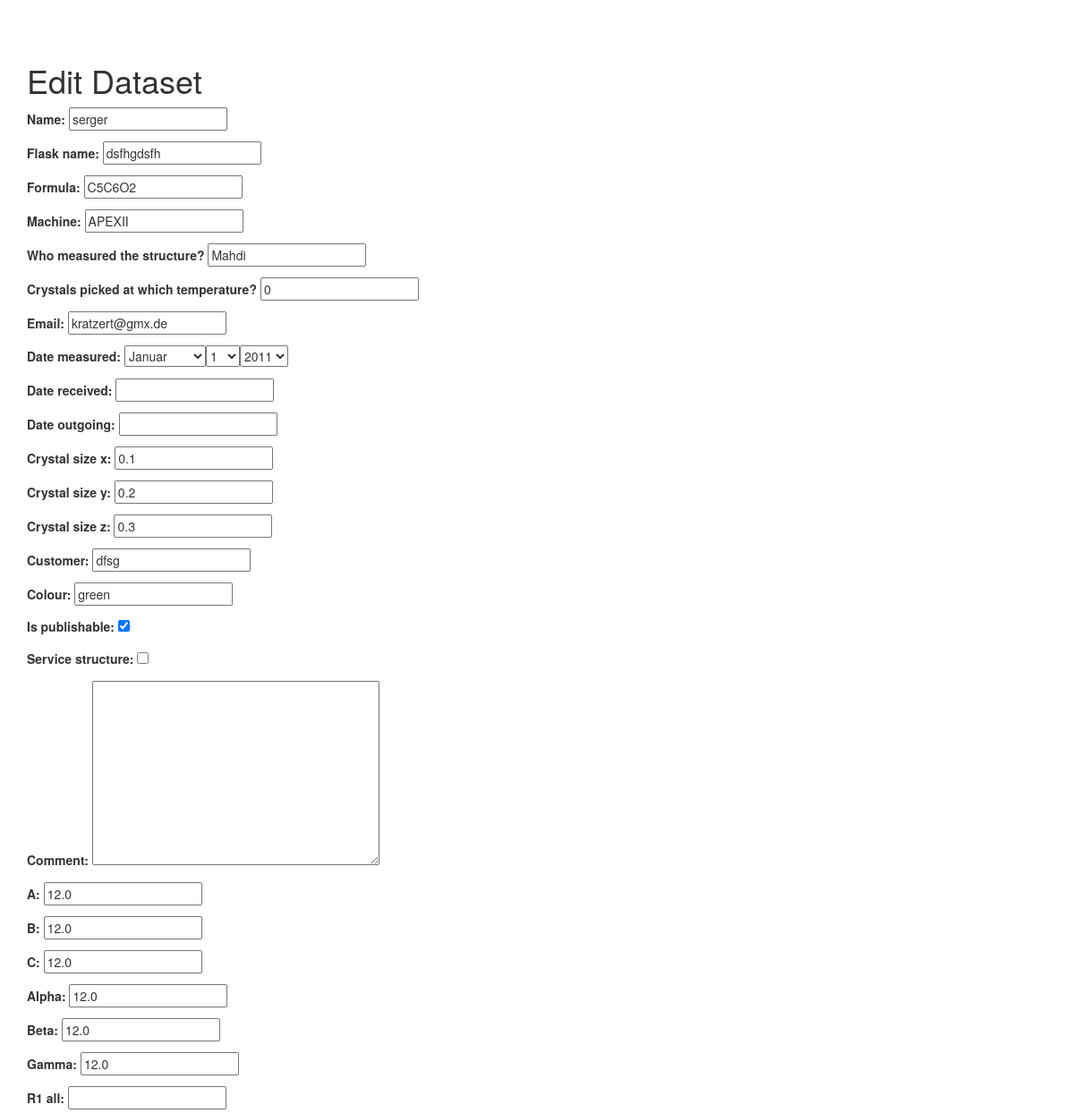
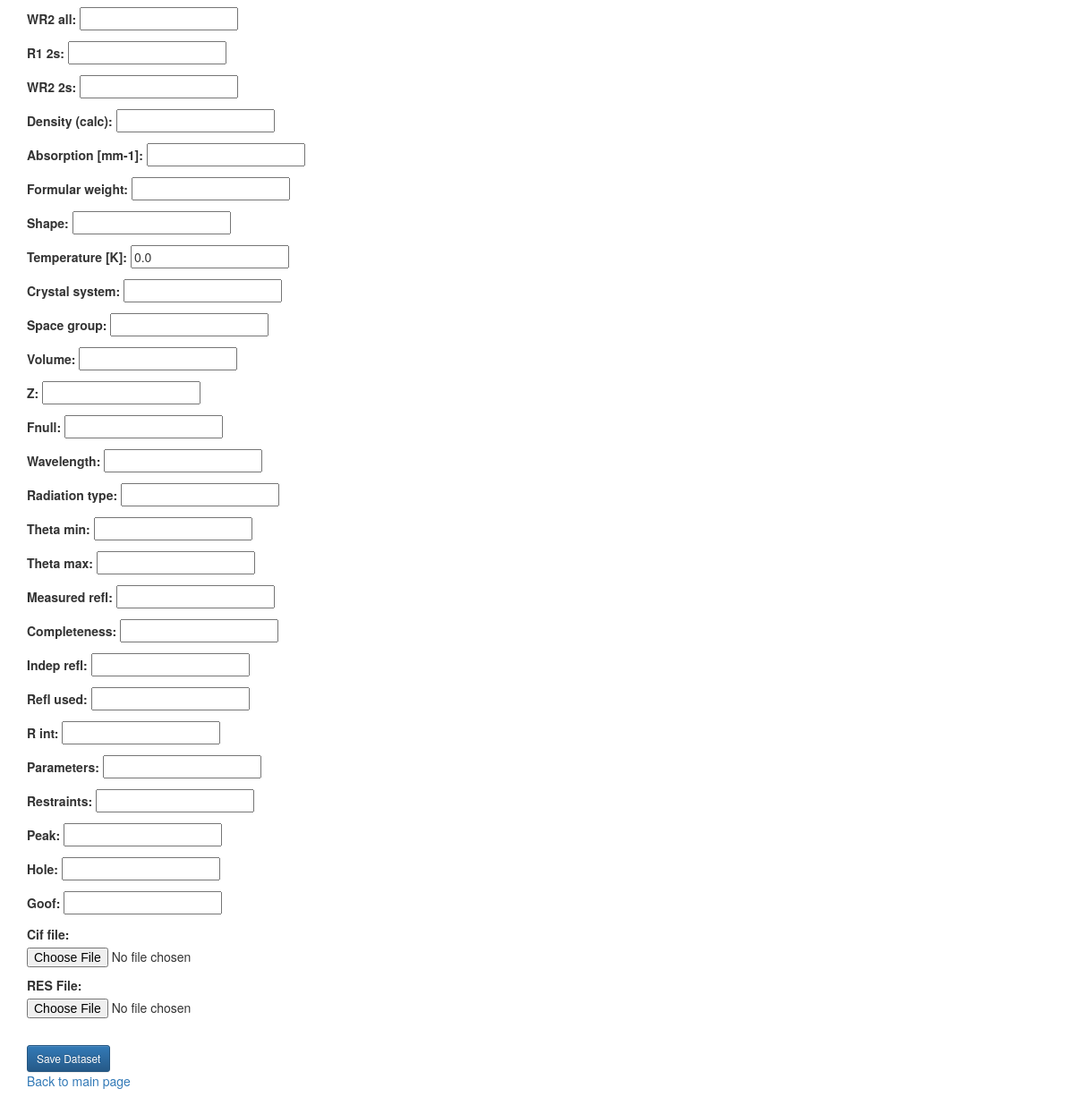
The app's page /stdb/1/edit/ with its own data (2 pictures, top to bottom).
### stdb/models.py (models this page shows, shortened)
class Dataset(models.Model):
    name = models.CharField(max_length=200, unique=True)
    flask_name = models.CharField(max_length=200)
    formula = models.CharField(max_length=200)
    machine = models.CharField(max_length=200)
    operator = models.CharField(max_length=200, verbose_name='Who measured the structure?')
    picked_at = models.IntegerField(verbose_name='Crystals picked at which temperature?', default=0)
    email = models.EmailField(blank=True)
    measure_date = models.DateField(verbose_name='date measured')
    received = models.DateField(verbose_name='date received', blank=True, null=True)
    output = models.DateField(verbose_name='date outgoing', blank=True, null=True)
    crystal_size_x = models.FloatField(max_length=4, default=0, blank=True,
                                       validators = [MinValueValidator(0), MaxValueValidator(500)])
    crystal_size_y = models.FloatField(max_length=4, default=0, blank=True,
                                       validators=[MinValueValidator(0), MaxValueValidator(500)])
    crystal_size_z = models.FloatField(max_length=4, default=0, blank=True,
                                       validators=[MinValueValidator(0), MaxValueValidator(500)])
    customer = models.CharField(max_length=150, blank=True)
    colour = models.CharField(max_length=20, blank=True)
    is_publishable = models.BooleanField(default=False)
    service_structure = models.BooleanField(default=False)
    comment = models.TextField(max_length=2000, blank=True)
    cell_a = models.FloatField(max_length=8, default=0, verbose_name='a', validators = [MinValueValidator(0), MaxValueValidator(500)])
    cell_b = models.FloatField(max_length=8, default=0, verbose_name='b', validators=[MinValueValidator(0), MaxValueValidator(500)])
    cell_c = models.FloatField(max_length=8, default=0, verbose_name='c', validators=[MinValueValidator(0), MaxValueValidator(500)])
    alpha = models.FloatField(max_length=8, default=0, validators = [MinValueValidator(0), MaxValueValidator(180)])
    beta = models.FloatField(max_length=8, default=0, validators = [MinValueValidator(0), MaxValueValidator(180)])
    gamma = models.FloatField(max_length=8, default=0, validators = [MinValueValidator(0), MaxValueValidator(180)])
    R1_all = models.FloatField(max_length=5, validators = [MinValueValidator(0), MaxValueValidator(1)], blank=True, null=True)
    wR2_all = models.FloatField(max_length=5, validators = [MinValueValidator(0), MaxValueValidator(1)], blank=True, null=True)
    R1_2s = models.FloatField(max_length=5, validators = [MinValueValidator(0), MaxValueValidator(1)], blank=True, null=True)
    wR2_2s = models.FloatField(max_length=5, validators = [MinValueValidator(0), MaxValueValidator(1)], blank=True, null=True)
    density = models.FloatField(max_length=5, verbose_name='density (calc)', blank=True, null=True)
    mu = models.FloatField(max_length=5, verbose_name='absorption [mm-1]', blank=True, null=True)
    formular_weight = models.FloatField(max_length=8, verbose_name='Formular weight', blank=True, null=True)
    shape = models.CharField(max_length=20, blank=True)
    temperature = models.FloatField(max_length=5, verbose_name='Temperature [K]', blank=True, default=0, null=True)
    crystal_system = models.CharField(max_length=15, blank=True)
    space_group = models.CharField(max_length=15, blank=True)
    volume = models.FloatField(max_length=5, blank=True, null=True)
    z = models.IntegerField(blank=True, null=True)
    fnull = models.IntegerField(blank=True, null=True)
    wavelength = models.FloatField(max_length=10, blank=True, null=True)
    radiation_type = models.CharField(max_length=18, blank=True)
    theta_min = models.FloatField(max_length=10, blank=True, null=True)
    theta_max = models.FloatField(max_length=10, blank=True, null=True)
    measured_refl = models.IntegerField(blank=True, null=True)
    completeness = models.IntegerField(blank=True, null=True)
    indep_refl = models.IntegerField(blank=True, null=True)
    refl_used = models.IntegerField(blank=True, null=True)
    r_int = models.FloatField(max_length=10, blank=True, null=True)
    parameters = models.IntegerField(blank=True, null=True)
    restraints = models.IntegerField(blank=True, null=True)
    peak = models.FloatField(max_length=10, blank=True, null=True)
    hole = models.FloatField(max_length=10, blank=True, null=True)
    goof = models.FloatField(max_length=10, blank=True, null=True)
    cif_file = models.FileField(upload_to=get_filename, verbose_name='CIF File', blank=True)
    res_file = models.FileField(upload_to=get_filename, verbose_name='RES File', blank=True)
    cell_a.short_description = 'Unit Cell Parameter a'
    cell_b.short_description = 'Unit Cell Parameter b'
    cell_c.short_description = 'Unit Cell Parameter c'
    alpha.short_description = 'Unit Cell Parameter alpha'
    beta.short_description = 'Unit Cell Parameter beta'
    gamma.short_description = 'Unit Cell Parameter gamma'
    z.empty_value_display = '?'
    class Meta:
        ordering = ['-measure_date', '-name']
    def was_measured_recently(self):
        now = datetime.date.today()
        return now - datetime.timedelta(days=7) <= self.measure_date <= now
    is_publishable.short_description = 'publishable?'
    is_publishable.boolean = True
    was_measured_recently.admin_order_field = 'measure_date'
    was_measured_recently.boolean = True
    was_measured_recently.short_description = 'Measured recently?'
    def publishable(self):
        if self.is_publishable:
            return True
        else:
            return False

### stdb/views.py (the view)
# urls.py: url(r'^(?P<pk>\d+)/edit/$', dataset_update, name='update'),
def dataset_update(request, pk=None):
    instance = get_object_or_404(Dataset, pk=pk)
    form = DocumentForm(request.POST or None, request.FILES or None, instance=instance)
    if form.is_valid():
        instance = form.save(commit=False)
        instance.save()
        messages.success(request, "Successfully updated!")
        return HttpResponseRedirect(instance.get_absolute_url())
    context = {
        'dataset': instance,
        'form': form,
    }
    return render(request, "new_dataset.html", context)

### stdb/forms.py
class DocumentForm(forms.ModelForm):
    cif_file = forms.FileField(label='Cif file', allow_empty_file=True, required=False)
    class Meta:
        model = Dataset
        fields = [str(i).split('.')[-1] for i in model._meta.fields]
        widgets = {
            'measure_date': DateInput,
        }
        fields.extend(widgets.keys())
        """
        fields = [
            'name',
            'flask_name',
            'machine',
            'measure_date',
            'formula',
            'operator',
            'cell_a',
            'cell_b',
            'cell_c',
            'alpha',
            'beta',
            'gamma',
            'cif_file',
        ]"""

### stdb/templates/new_dataset.html (shortened to what this page needs)
{% extends "base.html" %}
{% block content %}
<h1>Edit Dataset</h1>
<body>
<form method="POST" action="" enctype="multipart/form-data">{% csrf_token %}
<p>
{{ form.as_p }}
</p>
<br>
<input type="submit" class="btn btn-sm btn-primary" value="Save Dataset" />
</form>
<p>
<a href="{% url 'stdb:index' %}">Back to main page</a>
</p>
</body>
{% endblock %}

### records on screen
Dataset: name "serger", flask_name "dsfhgdsfh", formula "C5C6O2", machine "APEXII", operator "Mahdi", picked_at "0", email "kratzert@gmx.de", crystal_size_x "0.1", crystal_size_y "0.2", crystal_size_z "0.3", customer "dfsg", colour "green", is_publishable "☑", cell_a "12.0", cell_b "12.0", cell_c "12.0", alpha "12.0", beta "12.0", gamma "12.0", temperature "0.0"
